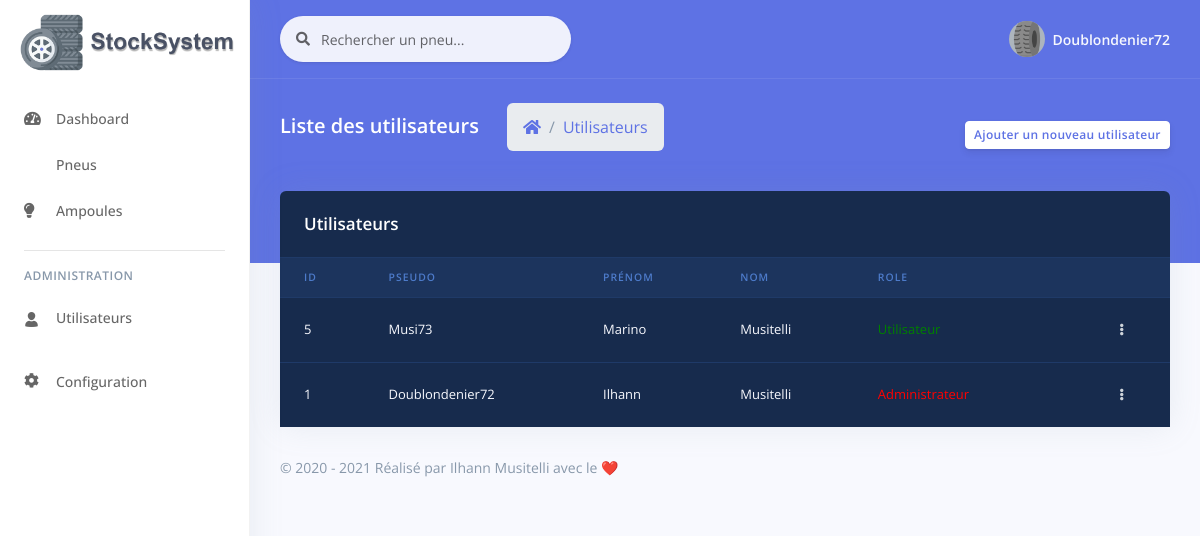
Page /user.php (signed in) on the earlier database version.
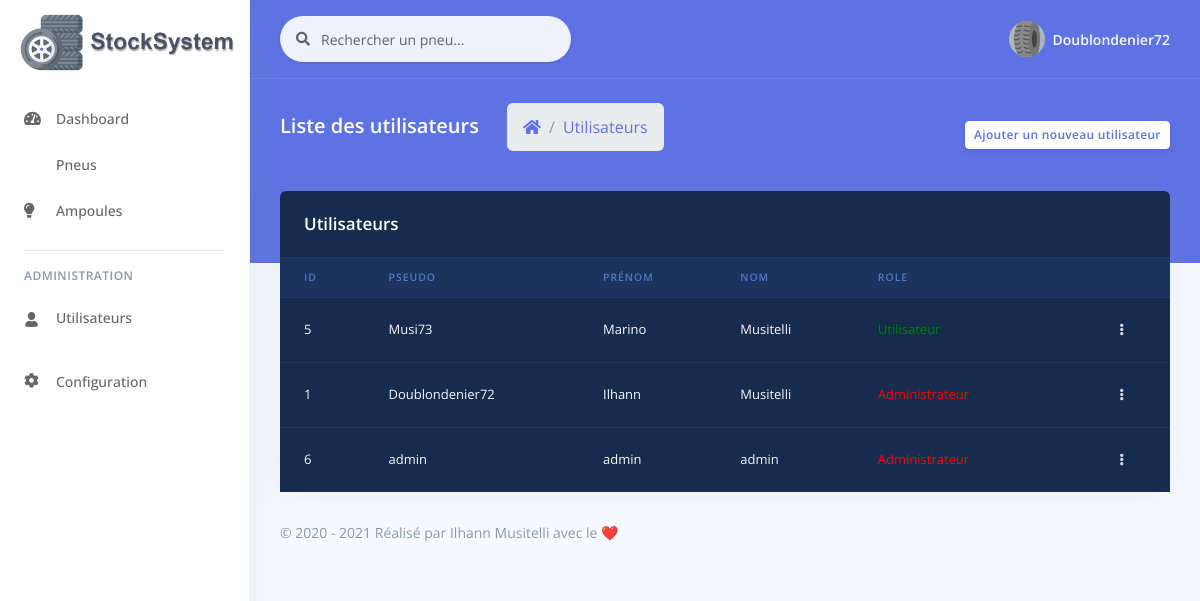
Same page on the later database version.
### tables this page shows
CREATE TABLE IF NOT EXISTS `users` (
  `id` int(11) NOT NULL AUTO_INCREMENT,
  `name` varchar(50) DEFAULT NULL,
  `surname` varchar(50) DEFAULT NULL,
  `username` text,
  `role` text,
  `password` varchar(50) DEFAULT NULL,
  KEY `Index 1` (`id`)
);

### user.php (the view, shortened to what this page needs)
<?php
include('configuration/include.php');
?>
<!DOCTYPE html>
<html>
<head>
  <link rel="stylesheet" href="assets/vendor/nucleo/css/nucleo.css" type="text/css">
  <link rel="stylesheet" href="assets/vendor/@fortawesome/fontawesome-free/css/all.min.css" type="text/css">
  <link rel="stylesheet" href="assets/css/argon.css?v=1.2.0" type="text/css">
  <link rel="stylesheet" href="https://pro.fontawesome.com/releases/v5.10.0/css/all.css"/>
</head>
<body>
  <?php include("includes/sidebar.php") ?>
    <?php include("includes/navbar.php") ?>
    <div class="header bg-primary pb-6">
      <div class="container-fluid">
        <div class="header-body">
          <div class="row align-items-center py-4">
            <div class="col-lg-6 col-7">
              <h6 class="h2 text-white d-inline-block mb-0">Liste des utilisateurs</h6>
              <nav aria-label="breadcrumb" class="d-none d-md-inline-block ml-md-4">
                <ol class="breadcrumb breadcrumb-links breadcrumb-dark">
                  <li class="breadcrumb-item"><a href="dashboard.php"><i class="fas fa-home"></i></a></li>
                  <li class="breadcrumb-item avtive"><a href="#">Utilisateurs</a></li>
                </ol>
              </nav>
            </div>
            <div class="col-lg-6 col-5 text-right">
              <button data-toggle="modal" data-target="#adduser" class="btn btn-sm btn-neutral">Ajouter un nouveau utilisateur</button>
            </div>
          </div>
        </div>
      </div>
    </div>
    <div class="container-fluid mt--6">
      <div class="row">
        <div class="col">
          <div class="card bg-default shadow">
            <div class="card-header bg-transparent border-0">
              <h3 class="text-white mb-0">Utilisateurs</h3>
            </div>
            <div class="table-responsive">
              <table class="table align-items-center table-dark table-flush">
                <thead class="thead-dark">
                  <tr>
                    <th scope="col">id</th>
                    <th scope="col">Pseudo</th>
                    <th scope="col">Prénom</th>
                    <th scope="col">Nom</th>
                    <th scope="col">Role</th>
                    <th scope="col"></th>
                  </tr>
                </thead>
                <tbody class="list">
                  <?php
                  if(isset($_GET['search']) AND !empty($_GET['search'])) {
                    $search = htmlspecialchars($_GET['search']);
                    $users = $bdd->query('SELECT * FROM users WHERE name LIKE "%'.$search.'%"');
                    $users = $users->fetchAll();
                    $userscount = count($users);
                    if ($userscount == 0)  {
                        $erreur = '<h3 style="color: white;">&nbsp;&nbsp;Aucun résultats trouvé</h3>';
                    }
                    }else{
                      $users = $bdd->query('SELECT * FROM users');
                      $users = $users->fetchAll();
                    }
                  foreach($users as $u){
                  ?>
                <tr>
                    <td>
                      <?= $u['id'] ?>
                    </td>
                    <td>
                      <?= $u['username'] ?>
                    </td>
                    <td>
                      <?= $u['name'] ?>
                    </td>
                    <td>
                      <?= $u['surname'] ?>
                    </td>
                    <td>
                      <span><?php if(($u['role']) == 3) echo '<span style="color:red;">Administrateur</span>' ?><?php if(($u['role']) == 0) echo '<span style="color:green;">Utilisateur</span>' ?></span>
                    </td>
                    <td class="text-right">
                      <div class="dropdown">
                        <a class="btn btn-sm btn-icon-only text-light" href="#" role="button" data-toggle="dropdown" aria-haspopup="true" aria-expanded="false">
                          <i class="fas fa-ellipsis-v"></i>
                        </a>
                      </div>
                    </td>
                  <?php } ?>
                </tbody>
              </table>
            </div>
          </div>
        </div>
      </div>
      <?php include("includes/footer.php") ?>
    </div>
  </div>
</body>
</html>

### includes/sidebar.php (shortened to what this page needs)
<nav class="sidenav navbar navbar-vertical  fixed-left  navbar-expand-xs navbar-light bg-white" id="sidenav-main">
    <div class="scrollbar-inner">
      <div class="sidenav-header">
          <img src="img/ban.png" class="" alt="..." width="88%">
      </div>
      <div class="navbar-inner">
        <div class="collapse navbar-collapse" id="sidenav-collapse-main">
          <ul class="navbar-nav">
            <li class="nav-item">
              <a class="nav-link" href="dashboard.php">
                <i class="fas fa-tachometer-alt"></i>
                <span class="nav-link-text">Dashboard</span>
              </a>
            </li>
            <li class="nav-item">
              <a class="nav-link" href="pneus.php">
                <span class="nav-link-text">Pneus</span>
              </a>
            </li>
            <li class="nav-item">
              <a class="nav-link" href="lights.php">
                <i class="fas fa-lightbulb"></i>
                <span class="nav-link-text">Ampoules</span>
              </a>
            </li>
          </ul>
          <hr class="my-3">
          <h6 class="navbar-heading p-0 text-muted">
            <span class="docs-normal">Administration</span>
          </h6>
          <ul class="navbar-nav mb-md-3">
            <li class="nav-item">
              <a class="nav-link" href="user.php">
                <i class="ni ni-single-02"></i>
                <span class="nav-link-text">Utilisateurs</span>
              </a>
            </li>
          </ul>
          <ul class="navbar-nav">
            <li class="nav-item">
              <a class="nav-link" href="config.php">
                <i class="fas fa-cog"></i>
                <span class="nav-link-text">Configuration</span>
              </a>
            </li>
          </ul>
        </div>
      </div>
    </div>
</nav>

### includes/navbar.php (shortened to what this page needs)
<div class="main-content" id="panel">
  <nav class="navbar navbar-top navbar-expand navbar-dark bg-primary border-bottom">
    <div class="container-fluid">
      <div class="collapse navbar-collapse" id="navbarSupportedContent">
        <form class="navbar-search navbar-search-light form-inline mr-sm-3" id="navbar-search-main" method="GET">
          <div class="form-group mb-0">
            <div class="input-group input-group-alternative input-group-merge">
              <div class="input-group-prepend">
                <span class="input-group-text"><i class="fas fa-search"></i></span>
              </div>
              <input class="form-control" autocomplete="OFF" placeholder="Rechercher un pneu..." type="search" name="search">
            </div>
          </div>
        </form>
        <ul class="navbar-nav align-items-center  ml-auto ml-md-0 ">
          <li class="nav-item dropdown">
            <a class="nav-link pr-0" href="#" role="button" data-toggle="dropdown" aria-haspopup="true" aria-expanded="false">
              <div class="media align-items-center">
                <span class="avatar avatar-sm rounded-circle">
                  <img alt="Image placeholder" src="img/tire.png">
                </span>
                <div class="media-body  ml-2  d-none d-lg-block">
                  <span class="mb-0 text-sm  font-weight-bold"><?= $_SESSION['username'] ?></span>
                </div>
              </div>
            </a>
          </li>
        </ul>
      </div>
    </div>
  </nav>

### includes/footer.php
<footer class="footer pt-0">
  <div class="row align-items-center justify-content-lg-between">
    <div class="col-lg-6">
      <div class="copyright text-center  text-lg-left  text-muted">
        &copy; 2020 - 2021 Réalisé par Ilhann Musitelli avec le ❤️
      </div>
    </div>
  </div>
</footer>

Differences in the rows shown:
added users: id "6", username "admin", name "admin", surname "admin", role "Administrateur"
